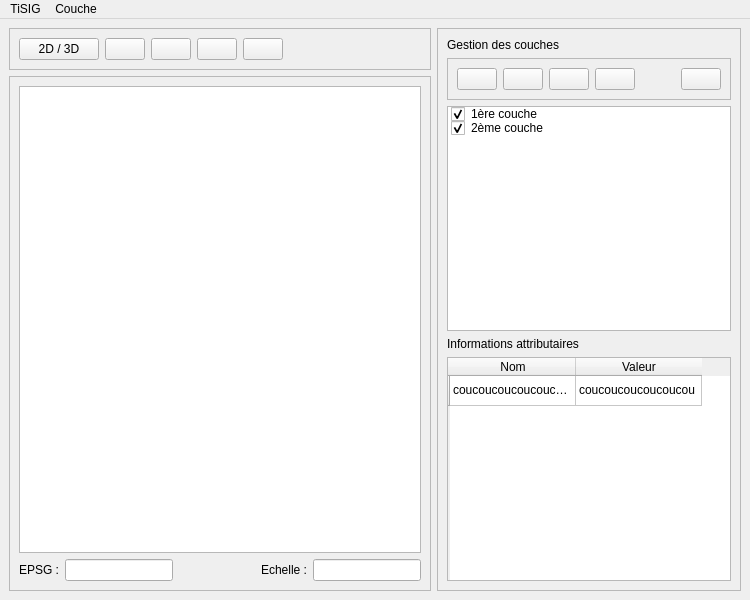
<?xml version="1.0" encoding="UTF-8"?>
<ui version="4.0">
 <class>MainWindow</class>
 <widget class="QMainWindow" name="MainWindow">
  <property name="geometry">
   <rect>
    <x>0</x>
    <y>0</y>
    <width>750</width>
    <height>600</height>
   </rect>
  </property>
  <property name="windowTitle">
   <string>TiSIG</string>
  </property>
  <widget class="QWidget" name="centralwidget">
   <layout class="QGridLayout" name="gridLayout">
    <item row="0" column="0">
     <widget class="QFrame" name="frame">
      <property name="frameShape">
       <enum>QFrame::StyledPanel</enum>
      </property>
      <property name="frameShadow">
       <enum>QFrame::Raised</enum>
      </property>
      <layout class="QHBoxLayout" name="horizontalLayout_2">
       <property name="sizeConstraint">
        <enum>QLayout::SetDefaultConstraint</enum>
       </property>
       <item>
        <widget class="QPushButton" name="btn_switchMode2D3D">
         <property name="toolTip">
          <string>Changer de mode</string>
         </property>
         <property name="text">
          <string>2D / 3D</string>
         </property>
         <property name="iconSize">
          <size>
           <width>20</width>
           <height>20</height>
          </size>
         </property>
        </widget>
       </item>
       <item>
        <widget class="QPushButton" name="btn_zoomIn">
         <property name="contextMenuPolicy">
          <enum>Qt::DefaultContextMenu</enum>
         </property>
         <property name="toolTip">
          <string>Zoom avant</string>
         </property>
         <property name="text">
          <string/>
         </property>
         <property name="icon">
          <iconset>
           <normaloff>../icons/ZoomMore.png</normaloff>../icons/ZoomMore.png</iconset>
         </property>
         <property name="iconSize">
          <size>
           <width>20</width>
           <height>20</height>
          </size>
         </property>
        </widget>
       </item>
       <item>
        <widget class="QPushButton" name="btn_zoomOut">
         <property name="toolTip">
          <string>Zoom arrière</string>
         </property>
         <property name="text">
          <string/>
         </property>
         <property name="icon">
          <iconset>
           <normaloff>../icons/ZoomLess.png</normaloff>../icons/ZoomLess.png</iconset>
         </property>
         <property name="iconSize">
          <size>
           <width>20</width>
           <height>20</height>
          </size>
         </property>
        </widget>
       </item>
       <item>
        <widget class="QPushButton" name="btn_zoomFull">
         <property name="toolTip">
          <string>Zoom sur l'emprise totale</string>
         </property>
         <property name="text">
          <string/>
         </property>
         <property name="icon">
          <iconset>
           <normaloff>../icons/Expand.png</normaloff>../icons/Expand.png</iconset>
         </property>
         <property name="iconSize">
          <size>
           <width>20</width>
           <height>20</height>
          </size>
         </property>
        </widget>
       </item>
       <item>
        <widget class="QPushButton" name="btn_cameraRotation">
         <property name="toolTip">
          <string>Rotation</string>
         </property>
         <property name="text">
          <string/>
         </property>
         <property name="icon">
          <iconset>
           <normaloff>../icons/Rotation.png</normaloff>../icons/Rotation.png</iconset>
         </property>
         <property name="iconSize">
          <size>
           <width>20</width>
           <height>20</height>
          </size>
         </property>
        </widget>
       </item>
       <item>
        <spacer name="horizontalSpacer">
         <property name="orientation">
          <enum>Qt::Horizontal</enum>
         </property>
         <property name="sizeHint" stdset="0">
          <size>
           <width>40</width>
           <height>20</height>
          </size>
         </property>
        </spacer>
       </item>
      </layout>
     </widget>
    </item>
    <item row="1" column="0">
     <widget class="QFrame" name="frame_2">
      <property name="frameShape">
       <enum>QFrame::StyledPanel</enum>
      </property>
      <property name="frameShadow">
       <enum>QFrame::Raised</enum>
      </property>
      <layout class="QGridLayout" name="gridLayout_2">
       <property name="sizeConstraint">
        <enum>QLayout::SetDefaultConstraint</enum>
       </property>
       <property name="leftMargin">
        <number>9</number>
       </property>
       <property name="verticalSpacing">
        <number>6</number>
       </property>
       <item row="1" column="3">
        <widget class="QLabel" name="label_2">
         <property name="text">
          <string>Echelle :</string>
         </property>
        </widget>
       </item>
       <item row="1" column="0">
        <widget class="QLabel" name="label">
         <property name="text">
          <string>EPSG :</string>
         </property>
        </widget>
       </item>
       <item row="1" column="1">
        <widget class="QLineEdit" name="lineEdit_epsg">
         <property name="enabled">
          <bool>true</bool>
         </property>
         <property name="sizePolicy">
          <sizepolicy hsizetype="Fixed" vsizetype="Fixed">
           <horstretch>0</horstretch>
           <verstretch>0</verstretch>
          </sizepolicy>
         </property>
         <property name="focusPolicy">
          <enum>Qt::NoFocus</enum>
         </property>
         <property name="readOnly">
          <bool>true</bool>
         </property>
        </widget>
       </item>
       <item row="1" column="4">
        <widget class="QLineEdit" name="lineEdit_scale">
         <property name="enabled">
          <bool>true</bool>
         </property>
         <property name="sizePolicy">
          <sizepolicy hsizetype="Fixed" vsizetype="Fixed">
           <horstretch>0</horstretch>
           <verstretch>0</verstretch>
          </sizepolicy>
         </property>
         <property name="focusPolicy">
          <enum>Qt::TabFocus</enum>
         </property>
         <property name="readOnly">
          <bool>true</bool>
         </property>
        </widget>
       </item>
       <item row="0" column="0" colspan="5">
        <widget class="QGraphicsView" name="graphicsView_map2D"/>
       </item>
       <item row="1" column="2">
        <spacer name="horizontalSpacer_2">
         <property name="orientation">
          <enum>Qt::Horizontal</enum>
         </property>
         <property name="sizeHint" stdset="0">
          <size>
           <width>40</width>
           <height>20</height>
          </size>
         </property>
        </spacer>
       </item>
      </layout>
     </widget>
    </item>
    <item row="0" column="1" rowspan="2">
     <widget class="QFrame" name="frame_4">
      <property name="sizePolicy">
       <sizepolicy hsizetype="Fixed" vsizetype="Preferred">
        <horstretch>0</horstretch>
        <verstretch>0</verstretch>
       </sizepolicy>
      </property>
      <property name="frameShape">
       <enum>QFrame::StyledPanel</enum>
      </property>
      <property name="frameShadow">
       <enum>QFrame::Raised</enum>
      </property>
      <layout class="QGridLayout" name="gridLayout_3">
       <property name="sizeConstraint">
        <enum>QLayout::SetMaximumSize</enum>
       </property>
       <item row="2" column="0">
        <widget class="QListWidget" name="listeWidget_layersList">
         <property name="dragEnabled">
          <bool>true</bool>
         </property>
         <property name="dragDropMode">
          <enum>QAbstractItemView::DragDrop</enum>
         </property>
         <property name="defaultDropAction">
          <enum>Qt::MoveAction</enum>
         </property>
         <item>
          <property name="text">
           <string>1ère couche</string>
          </property>
          <property name="checkState">
           <enum>Checked</enum>
          </property>
         </item>
         <item>
          <property name="text">
           <string>2ème couche</string>
          </property>
          <property name="checkState">
           <enum>Checked</enum>
          </property>
         </item>
        </widget>
       </item>
       <item row="0" column="0">
        <widget class="QLabel" name="label_3">
         <property name="frameShape">
          <enum>QFrame::NoFrame</enum>
         </property>
         <property name="text">
          <string>Gestion des couches</string>
         </property>
        </widget>
       </item>
       <item row="1" column="0">
        <widget class="QFrame" name="frame_5">
         <property name="frameShape">
          <enum>QFrame::StyledPanel</enum>
         </property>
         <property name="frameShadow">
          <enum>QFrame::Raised</enum>
         </property>
         <layout class="QHBoxLayout" name="horizontalLayout">
          <item>
           <widget class="QPushButton" name="btn_layerInformation">
            <property name="toolTip">
             <string>Information sur la couche</string>
            </property>
            <property name="text">
             <string/>
            </property>
            <property name="icon">
             <iconset>
              <normaloff>../icons/Information.png</normaloff>../icons/Information.png</iconset>
            </property>
            <property name="iconSize">
             <size>
              <width>20</width>
              <height>20</height>
             </size>
            </property>
           </widget>
          </item>
          <item>
           <widget class="QPushButton" name="btn_moveLayerUp">
            <property name="toolTip">
             <string>Monter la couche</string>
            </property>
            <property name="text">
             <string/>
            </property>
            <property name="icon">
             <iconset>
              <normaloff>../icons/ArrowUp.png</normaloff>../icons/ArrowUp.png</iconset>
            </property>
            <property name="iconSize">
             <size>
              <width>20</width>
              <height>20</height>
             </size>
            </property>
           </widget>
          </item>
          <item>
           <widget class="QPushButton" name="btn_moveLayerDown">
            <property name="toolTip">
             <string>Descendre la couche</string>
            </property>
            <property name="text">
             <string/>
            </property>
            <property name="icon">
             <iconset>
              <normaloff>../icons/ArrowDown.png</normaloff>../icons/ArrowDown.png</iconset>
            </property>
            <property name="iconSize">
             <size>
              <width>20</width>
              <height>20</height>
             </size>
            </property>
           </widget>
          </item>
          <item>
           <widget class="QPushButton" name="btn_zoomOnLayer">
            <property name="toolTip">
             <string>Zoom sur la couche</string>
            </property>
            <property name="text">
             <string/>
            </property>
            <property name="icon">
             <iconset>
              <normaloff>../icons/Expand.png</normaloff>../icons/Expand.png</iconset>
            </property>
            <property name="iconSize">
             <size>
              <width>20</width>
              <height>20</height>
             </size>
            </property>
           </widget>
          </item>
          <item>
           <spacer name="horizontalSpacer_3">
            <property name="orientation">
             <enum>Qt::Horizontal</enum>
            </property>
            <property name="sizeHint" stdset="0">
             <size>
              <width>40</width>
              <height>20</height>
             </size>
            </property>
           </spacer>
          </item>
          <item>
           <widget class="QPushButton" name="btn_deleteLayer">
            <property name="toolTip">
             <string>Supprimer la couche</string>
            </property>
            <property name="text">
             <string/>
            </property>
            <property name="icon">
             <iconset>
              <normaloff>../icons/Trash.png</normaloff>../icons/Trash.png</iconset>
            </property>
            <property name="iconSize">
             <size>
              <width>20</width>
              <height>20</height>
             </size>
            </property>
           </widget>
          </item>
         </layout>
        </widget>
       </item>
       <item row="3" column="0">
        <widget class="QLabel" name="label_4">
         <property name="frameShape">
          <enum>QFrame::NoFrame</enum>
         </property>
         <property name="frameShadow">
          <enum>QFrame::Plain</enum>
         </property>
         <property name="text">
          <string>Informations attributaires</string>
         </property>
        </widget>
       </item>
       <item row="4" column="0">
        <widget class="QTableWidget" name="tableWidget">
         <property name="focusPolicy">
          <enum>Qt::StrongFocus</enum>
         </property>
         <property name="sizeAdjustPolicy">
          <enum>QAbstractScrollArea::AdjustIgnored</enum>
         </property>
         <property name="editTriggers">
          <set>QAbstractItemView::NoEditTriggers</set>
         </property>
         <property name="selectionMode">
          <enum>QAbstractItemView::SingleSelection</enum>
         </property>
         <property name="showGrid">
          <bool>true</bool>
         </property>
         <attribute name="horizontalHeaderVisible">
          <bool>true</bool>
         </attribute>
         <attribute name="horizontalHeaderCascadingSectionResizes">
          <bool>true</bool>
         </attribute>
         <attribute name="horizontalHeaderDefaultSectionSize">
          <number>126</number>
         </attribute>
         <row>
          <property name="text">
           <string/>
          </property>
         </row>
         <column>
          <property name="text">
           <string>Nom</string>
          </property>
          <property name="textAlignment">
           <set>AlignCenter</set>
          </property>
         </column>
         <column>
          <property name="text">
           <string>Valeur</string>
          </property>
          <property name="textAlignment">
           <set>AlignCenter</set>
          </property>
         </column>
         <item row="0" column="0">
          <property name="text">
           <string>coucoucoucoucoucocuocuocu</string>
          </property>
          <property name="textAlignment">
           <set>AlignLeading|AlignVCenter</set>
          </property>
         </item>
         <item row="0" column="1">
          <property name="text">
           <string>coucoucoucoucoucou</string>
          </property>
         </item>
        </widget>
       </item>
      </layout>
     </widget>
    </item>
   </layout>
  </widget>
  <widget class="QMenuBar" name="menubar">
   <property name="geometry">
    <rect>
     <x>0</x>
     <y>0</y>
     <width>750</width>
     <height>22</height>
    </rect>
   </property>
   <widget class="QMenu" name="menu_TiSIG">
    <property name="title">
     <string>TiSIG</string>
    </property>
   </widget>
   <widget class="QMenu" name="menu_layers">
    <property name="title">
     <string>Couche</string>
    </property>
    <widget class="QMenu" name="menu_addLayers">
     <property name="title">
      <string>Ajouter une couche</string>
     </property>
     <addaction name="action_add2DVectorLayer"/>
     <addaction name="action_add2DRastorLayer"/>
     <addaction name="action_add2DDataStream"/>
     <addaction name="separator"/>
     <addaction name="action_add3DVectorLayer"/>
     <addaction name="action_add3DRastorLayer"/>
     <addaction name="action_add3DModel"/>
    </widget>
    <addaction name="menu_addLayers"/>
   </widget>
   <addaction name="menu_TiSIG"/>
   <addaction name="menu_layers"/>
  </widget>
  <action name="action_add2DVectorLayer">
   <property name="text">
    <string>Ajouter une couche Vecteur</string>
   </property>
  </action>
  <action name="action_add2DRastorLayer">
   <property name="text">
    <string>Ajouter une couche Raster</string>
   </property>
  </action>
  <action name="action_add2DDataStream">
   <property name="text">
    <string>Ajouter un flux (WMS, WFS, WMTS)</string>
   </property>
  </action>
  <action name="action_add3DVectorLayer">
   <property name="text">
    <string>Ajouter une couche Vecteur</string>
   </property>
  </action>
  <action name="action_add3DRastorLayer">
   <property name="text">
    <string>Ajouter une couche Raster</string>
   </property>
  </action>
  <action name="action_add3DModel">
   <property name="text">
    <string>Ajouter un modèle 3D</string>
   </property>
  </action>
 </widget>
 <resources/>
 <connections/>
</ui>
